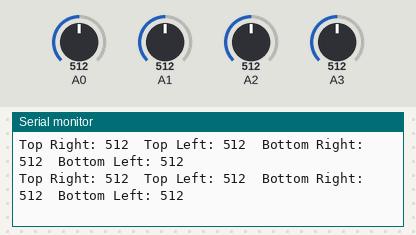
The sketch below on a simulated Arduino Uno, built with avr-gcc and run on an emulated ATmega328P. Shown: the last lines printed to the serial monitor. The test bench sets the inputs (shaded band); at power-on: A0 = 512, A1 = 512, A2 = 512, A3 = 512.

Above: at 8.7 s.
8.8 s: A0 set to 105
At 8.86 s:
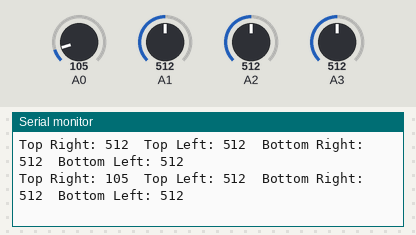
11.8 s: A0 set to 94
At 11.89 s:
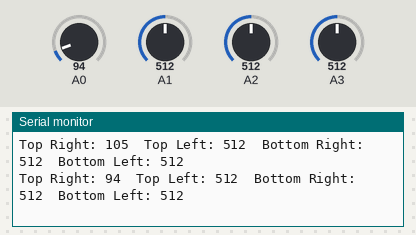
14.8 s: A1 set to 107
At 14.82 s:
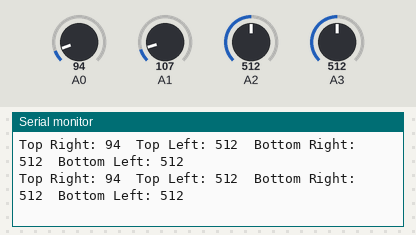
17.8 s: A1 set to 92
At 17.85 s:
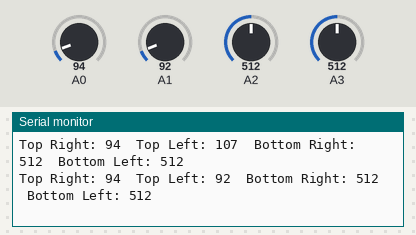
Timing chart, 0 to 20.8 s (numbered marks = the images above; inputs shaded):
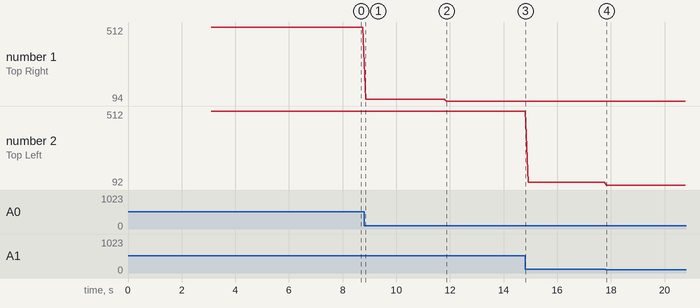

Measured:
- after the input at 8.8 s, the serial monitor: prints a new line after 0.05 s (image 1)
- after the input at 11.8 s, the serial monitor: prints a new line after 0.09 s (image 2)
- after the input at 17.8 s, the serial monitor: prints a new line after 0.05 s (image 4)
- plotted number 1: 512 → 105 after the input at 8.8 s, 105 → 94 after the input at 11.8 s
- plotted number 2: 512 → 107 after the input at 14.8 s, 107 → 92 after the input at 17.8 s

The sketch:

external_pyranometer_tracker.ino
```cpp
/*   Closed-loop LDR-based quadrant solar tracker
 *
 *   Michael Lipski
 *   AOPL
 *   Summer 2016
 *
 *   Uses four CdS photoresistors to track the sun.  Intended for coarse tracking for the pyranometer tube.
 */

#include <zaberx.h>

#include <SoftwareSerial.h>

//    Feedback variables
int topR = 0;       // top right photoresistor
int topL = 1;       // top left photoresistor
int bottomR = 2;    // bottom right photoresistor
int bottomL = 3;    // bottom left photoresistor

int dLay = 100;   //time between incremental movement and photoresistor voltage read
int iter8 = 100;   //number of reads the photoresistor voltage is averaged over

int threshold = 10;   // Differences between ADC readings that are below this value do not trigger movement

//    Zaber rotational stage variables
byte command[6];
char reply[6];
long replyData;

int azimuth = 1;    // Device ID of azimuth stage
int zenith = 2;     // Device ID of elevation stage

long azimPos = 0;   // Variable which tracks the absolute position of the azimuth stage (in microsteps)
long zeniPos = 0;   // Variable which tracks the absolute position of the elevation stage (in microsteps)

int homer = 1;      // home the stage
int renumber = 2;   // renumber all devices in the chain
int moveAbs = 20;   // move absolute
int moveRel = 21;   // move relative
int stopMove = 23;  // Stop
int speedSet = 42;    // Speed to target = 0.00219727(V) degrees/sec (assuming 64 microstep resolution)
int getPos = 60;      // Query the device for its position
int storePos = 16;    // Position can be stored in registers 0 to 15
int returnPos = 17;   // returns the value (in microsteps) of the position stored in the indicated register
int move2Pos = 18;    // move to the position stored in the indicated register
int reset = 0;        // akin to toggling device power

const unsigned int intervalShort = 100;   // Period of feedback iterations

unsigned long currentMillis = 0;
unsigned long previousMillis = 0;

//On Mega, RX must be one of the following: pin 10-15, 50-53, A8-A15
int RXPin = 4;
int TXPin = 5;

SoftwareSerial rs232(RXPin, TXPin);   //RX, TX

void setup()
{
  //  Open serial connection with computer
  Serial.begin(9600);

  //  Start software serial port with Zaber rotational stage
  rs232.begin(9600);

  //analogReference(EXTERNAL);

  delay(1000);

  replyData = sendCommand(0, renumber, 0);
  delay(1000);
  replyData = sendCommand(0, speedSet, 4551);   // Set speed to 10 degrees/sec
  delay(1000);

}

void loop()
{
  currentMillis = millis();
  if(currentMillis - previousMillis > intervalShort)
  {
    previousMillis = currentMillis;
    quadrant(stepsD(0.2));
  }
}

long sendCommand(int device, int com, long data)
{
   unsigned long data2;
   unsigned long temp;
   unsigned long repData;
   long replyNeg;
   float replyFloat;
   byte dumper[1];

   // Building the six command bytes
   command[0] = byte(device);
   command[1] = byte(com);
   if(data < 0)
   {
     data2 = data + quad;
   }
   else
   {
     data2 = data;
   }
   temp = data2 / cubed;
   command[5] = byte(temp);
   data2 -= (cubed * temp);
   temp = data2 / squared;
   command[4] = byte(temp);
   data2 -= (squared * temp);
   temp = data2 / 256;
   command[3] = byte(temp);
   data2 -= (256 * data2);
   command[2] = byte(data2);

   // Clearing serial buffer
   while(rs232.available() > 0)
   {
     rs232.readBytes(dumper, 1);
   }

   // Sending command to stage(s)
   rs232.write(command, 6);

   delay(20);

   // Reading device reply
   if(rs232.available() > 0)
   {
     rs232.readBytes(reply, 6);
   }

   replyFloat = (cubed * float(reply[5])) + (squared * float(reply[4])) + (256 * float(reply[3])) + float(reply[2]);
   repData = long(replyFloat);

   if(reply[5] > 127)
   {
     replyNeg = repData - quad;
   }

   /*
   // Printing full reply bytes as well as reply data in decimal
   Serial.print(reply[0]);
   Serial.print(' ');
   Serial.print(reply[1]);
   Serial.print(' ');
   Serial.print(reply[2]);
   Serial.print(' ');
   Serial.print(reply[3]);
   Serial.print(' ');
   Serial.print(reply[4]);
   Serial.print(' ');
   Serial.println(reply[5]);
   Serial.print("\tData:");
   */
   if(reply[5] > 127)
   {
     //Serial.println(replyNeg);
     return replyNeg;
   }
   else
   {
     //Serial.println(repData);
     return repData;
   }
}

void quadrant(long increment)
{
  // Find voltages from photoresistor voltage divider
  int vTR = readAnalog(topR, iter8);   // voltage from top right photoresistor
  int vTL = readAnalog(topL, iter8);    // voltage from top left photoresistor
  int vBR = readAnalog(bottomR, iter8);    // voltage from bottom right photoresistor
  int vBL = readAnalog(bottomL, iter8);    // voltage from bottom left photoresistor

  // Print 10-bit values read by the ADC from photoresistor voltage divider
  Serial.print("Top Right: ");
  Serial.print(vTR);
  Serial.print("\tTop Left: ");
  Serial.print(vTL);
  Serial.print("\tBottom Right: ");
  Serial.print(vBR);
  Serial.print("\tBottom Left: ");
  Serial.println(vBL);

  // Find average values
  int top = (vTR + vTL) / 2;      // average of top right and top left voltages
  int bottom = (vBR + vBL) / 2;   // average of bottom right and bottom left voltages
  int right = (vTR + vBR) / 2;    // average of top right and bottom right voltages
  int left = (vTL + vBL) / 2;     // average of top left and bottom left voltages

  // Compare average values and decide whether or not to move and, if so, in which directions
  if(abs(top - bottom) > threshold)
  {
    if(top > bottom)
    {
      replyData = sendCommand(zenith, moveRel, (-1)*increment);
    }
    else if(top < bottom)
    {
      replyData = sendCommand(zenith, moveRel, increment);
    }
  }

  if(abs(right - left) > threshold)
  {
    if(right > left)
    {
      replyData = sendCommand(azimuth, moveRel, increment);
    }
    else if(right < left)
    {
      replyData = sendCommand(azimuth, moveRel, (-1)*increment);
    }
  }
}
```
